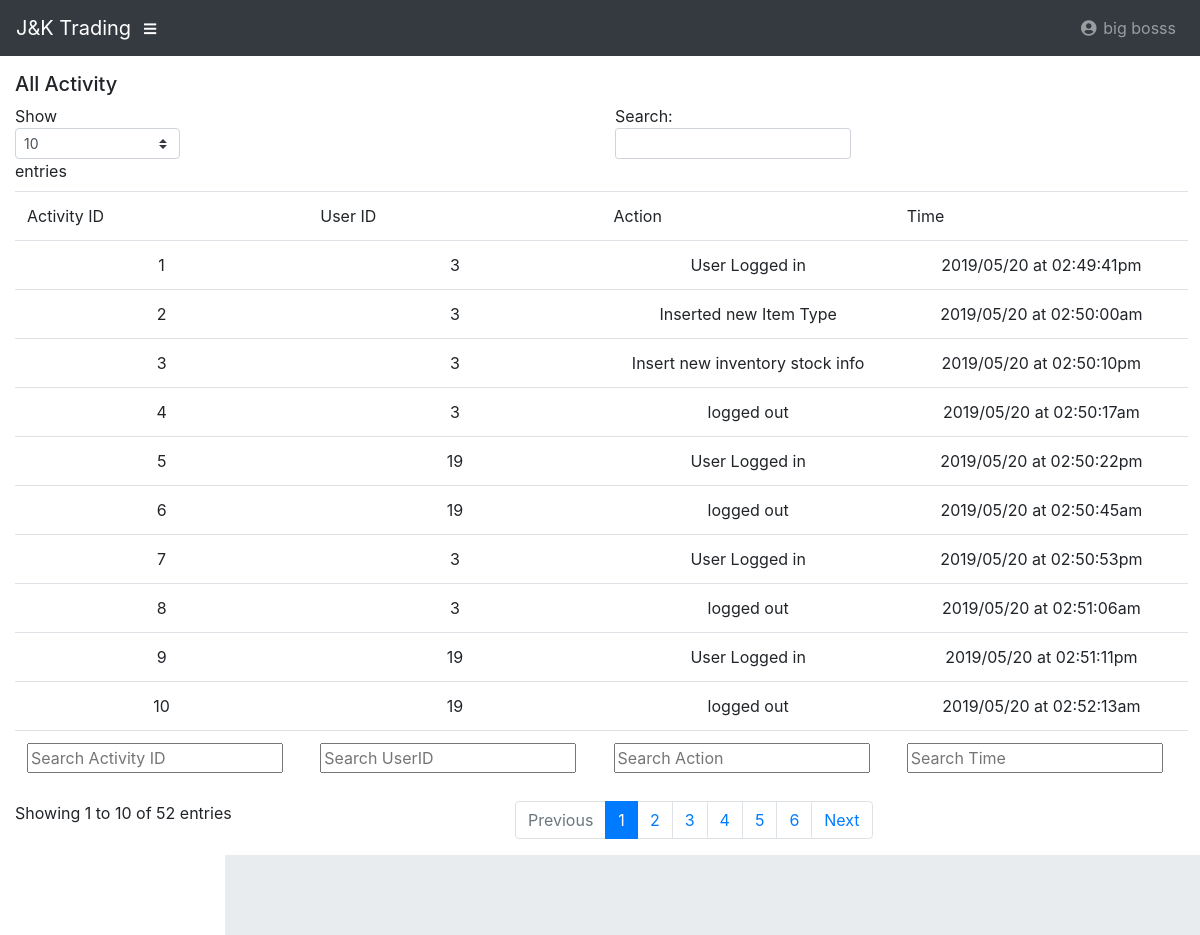
The page /JKTrading/activity_log.php (signed in) on the database its author committed.
### tables this page shows
CREATE TABLE IF NOT EXISTS `activity_log` (
  `activity_id` int(11) NOT NULL AUTO_INCREMENT,
  `userID` int(11) NOT NULL,
  `action` varchar(50) NOT NULL,
  `time` varchar(50) NOT NULL,
  PRIMARY KEY (`activity_id`)
);

### JKTrading/activity_log.php (the view, shortened to what this page needs)
<?php
	include_once("common-db.php");
	$sname = $_SESSION['name'];
?>
<!doctype html>
<html lang="en">
<head>
	<?php
  include_once("common-head.php");
  ?>
</head>
<body id="page-top">
<nav class="navbar navbar-expand navbar-dark bg-dark static-top">
    <a class="navbar-brand mr-1" href="index.php">J&K Trading</a>
    <button class="btn btn-link btn-sm text-white order-1 order-sm-0" id="sidebarToggle" href="#">
      <i class="fas fa-bars"></i>
    </button>
    <ul class="navbar-nav ml-auto ml-md-0">
      <li class="nav-item dropdown no-arrow">
        <a class="nav-link dropdown-toggle" id="userDropdown" href="#" role="button" data-toggle="dropdown" aria-haspopup="true" aria-expanded="false">
          <i class="fas fa-user-circle fa-fw"></i> <?php echo $sname ?>
        </a>
      </li>
    </ul>
</nav>
<div id="wrapper">
    <div id="content-wrapper">
      <div class="container-fluid">
      	<h5>All Activity</h5>
	      <?php
	        $sql = "SELECT * FROM `activity_log`";
	        $result = $conn->query($sql);
	        if ($result->num_rows > 0) {
	      ?>
	        <table class="table" id="activity_log_table">
	          <thead>
	          <tr>
	            <td>Activity ID</td>
	            <td>User ID</td>
	            <td>Action</td>
	        <td>Time </td>
	          </tr>
	      </thead>
	      <tbody>
	      <?php
	        while($row = $result->fetch_assoc()) {
	      ?>
	        <form action="" method="post">
	          <tr>
	            <td align ="center"><?php echo $row["activity_id"] ?></td>
	            <td align ="center"><?php echo $row["userID"] ?></td>
	            <td align ="center"><?php echo $row["action"] ?></td>
	            <td align ="center"><?php echo $row["time"] ?></td>
	          </tr>
	       </form>
	      <?php
	            }
	      }
	     ?>
	     </tbody>
	     <tfoot>
            <tr>
                <th>Activity ID</th>
                <th>UserID</th>
                <th>Action</th>
                <th>Time</th>
            </tr>
        </tfoot>
	 </table>
      </div>
</div>
<?php
      include_once("common-footer.php");
      ?>
</body>
</html>

### JKTrading/common-head.php (shortened to what this page needs)
<link href="vendor/fontawesome-free/css/all.min.css" rel="stylesheet" type="text/css">
<link href="css/sb-admin.css" rel="stylesheet">

### JKTrading/common-footer.php (shortened to what this page needs)
  <footer class="sticky-footer">
  </footer>
</div>

### rows shown on the page
activity_log: activity_id "1", userID "3", action "User Logged in", time "2019/05/20 at 02:49:41pm"
activity_log: activity_id "2", userID "3", action "Inserted new Item Type", time "2019/05/20 at 02:50:00am"
activity_log: activity_id "3", userID "3", action "Insert new inventory stock info", time "2019/05/20 at 02:50:10pm"
activity_log: activity_id "4", userID "3", action "logged out", time "2019/05/20 at 02:50:17am"
activity_log: activity_id "5", userID "19", action "User Logged in", time "2019/05/20 at 02:50:22pm"
activity_log: activity_id "6", userID "19", action "logged out", time "2019/05/20 at 02:50:45am"
activity_log: activity_id "7", userID "3", action "User Logged in", time "2019/05/20 at 02:50:53pm"
activity_log: activity_id "8", userID "3", action "logged out", time "2019/05/20 at 02:51:06am"
activity_log: activity_id "9", userID "19", action "User Logged in", time "2019/05/20 at 02:51:11pm"
activity_log: activity_id "10", userID "19", action "logged out", time "2019/05/20 at 02:52:13am"

### other values the page prints
$sname "big bosss"
